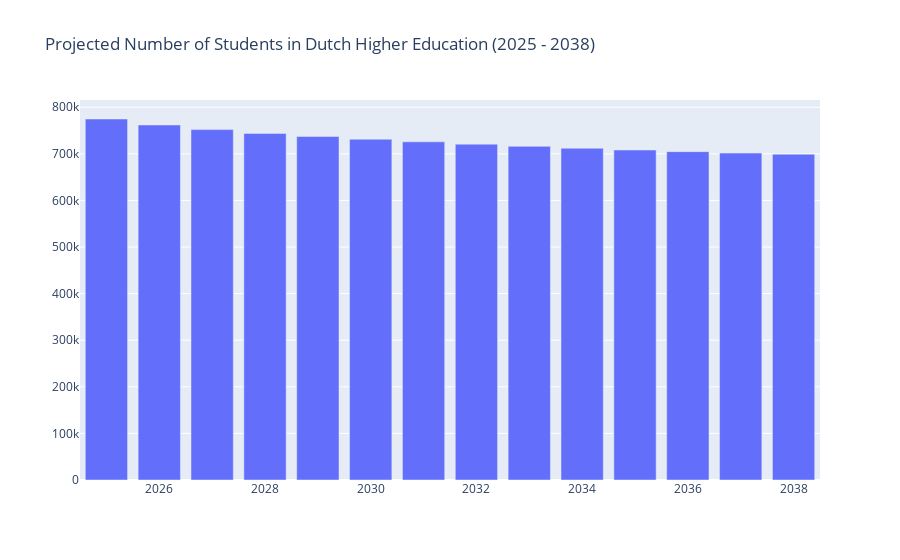

Notebook code for this chart:
### Markdown cell above
## Perspective 2: Demographic Decline Threatens the Stability of Higher Education
### Key Argument: 
Although student numbers in Dutch higher education have grown for years, recent DUO projections indicate a structural decline starting from 2025. This demographic shrinkage presents a fundamental challenge to the continuity of academic programs, university funding, and the regional distribution of higher education.
  
### Subarguments:
#### Projected decline in student numbers will put pressure on quality and availability of education
According to DUO projections, the total number of students in Dutch higher education is expected to drop from around 780,000 in 2025 to under 700,000 by 2038. This trend is primarily driven by demographic aging and lower birth rates, leading to fewer young people eligible for university.

This projected decline poses several challenges:

- Financial pressure on universities: Fewer students means less funding, as the Dutch higher education funding model is largely based on student enrolment. This may result in cutbacks on teaching staff, infrastructure, and academic support.

- Risk of closure for smaller programs: Programs with low enrolment are particularly vulnerable and could be discontinued if downward trends continue.

- Unequal regional impact: Universities in less densely populated or shrinking regions (e.g., in the north or east of the country) are more likely to face steep enrolment declines and may struggle to maintain facilities and course offerings.

### Code cell
jaren3 = [2025, 2026, 2027, 2028, 2029, 2030, 2031, 2032, 2033, 2034, 2035, 2036, 2037, 2038]

fig5 = go.Figure([go.Bar(
    y = [student_prognoses[student_prognoses['jaar'] == jaar]['ingeschrevenen_HO'].sum() for jaar in jaren3],
    x = jaren3
)])
fig5.update_layout(title = 'Projected Number of Students in Dutch Higher Education (2025 - 2038)', height = 600)

fig5.show()

### Figure 1 — Plotly figure (JSON) as saved in the notebook; plotly's stock layout.template omitted (floating-point values rounded to 4 significant figures)
{"data": [{"type": "bar", "x": [2025, 2026, 2027, 2028, 2029, 2030, 2031, 2032, 2033, 2034, 2035, 2036, 2037, 2038], "y": [774800.0, 762000.0, 752100.0, 743900.0, 737400.0, 731400.0, 725800.0, 720700.0, 716100.0, 712000.0, 708300.0, 704800.0, 701600.0, 699300.0]}], "layout": {"autosize": true, "title": {"text": "Projected Number of Students in Dutch Higher Education (2025 - 2038)"}, "xaxis": {"autorange": true, "range": [2024.0, 2038.0], "type": "linear"}, "yaxis": {"autorange": true, "range": [0, 815500.0], "type": "linear"}}}
